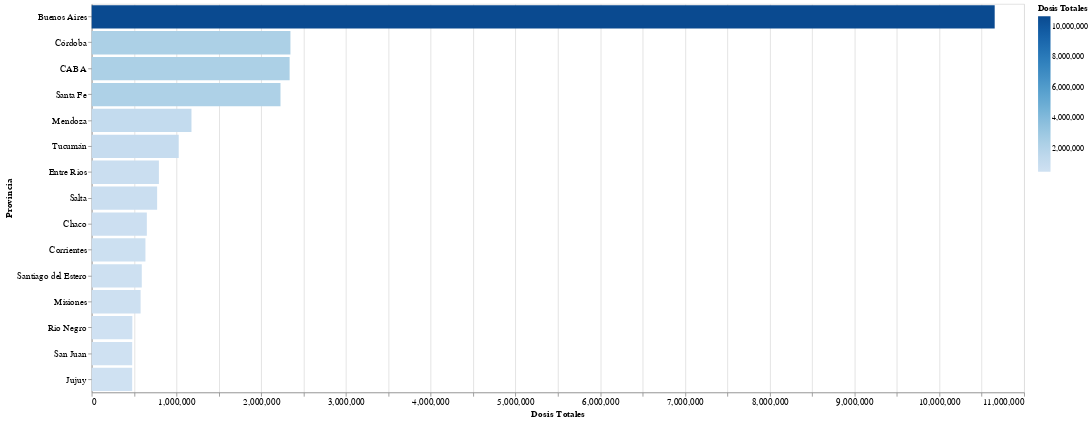

The code cell stored with this chart in its notebook:
### Code cell
rqst = requests.get("http://localhost:8000/datos/provincias/alldosis")
data = rqst.json()
df = pd.DataFrame(data)


alt.Chart(
    df,
).mark_bar().encode(
    x=alt.X('todas_las_dosis:Q',title='Dosis Totales'),
    y=alt.Y('jurisdiccion_nombre:N', sort='-x',title='Provincia'),
    color=alt.Color('todas_las_dosis:Q',title='Dosis Totales'),
    tooltip=[alt.Tooltip('todas_las_dosis', title='Dosis Totales')]

).transform_window(
    rank='rank(todas_las_dosis)',
    sort=[alt.SortField('todas_las_dosis', order='descending')]
).transform_filter(
    (alt.datum.rank < 16)
).properties(
    width=1200,
    height=500
).configure_axis(
    labelFontSize=12,
    titleFontSize=12
)

### Figure 1 — Vega-Lite specification as saved in the notebook (floating-point values rounded to 4 significant figures)
{"config": {"view": {"continuousWidth": 400, "continuousHeight": 300}, "axis": {"labelFontSize": 12, "titleFontSize": 12}}, "data": {"name": "data-04f29870e7170ac4b9006c8b370ad8e6"}, "mark": "bar", "encoding": {"color": {"type": "quantitative", "field": "todas_las_dosis", "title": "Dosis Totales"}, "tooltip": [{"type": "quantitative", "field": "todas_las_dosis", "title": "Dosis Totales"}], "x": {"type": "quantitative", "field": "todas_las_dosis", "title": "Dosis Totales"}, "y": {"type": "nominal", "field": "jurisdiccion_nombre", "sort": "-x", "title": "Provincia"}}, "height": 500, "transform": [{"window": [{"op": "rank", "field": "todas_las_dosis", "as": "rank"}], "sort": [{"field": "todas_las_dosis", "order": "descending"}]}, {"filter": "(datum.rank < 16)"}], "width": 1200, "$schema": "https://vega.github.io/schema/vega-lite/v4.8.1.json", "datasets": {"data-04f29870e7170ac4b9006c8b370ad8e6": [{"jurisdiccion_nombre": "Buenos Aires", "todas_las_dosis": 10653172}, {"jurisdiccion_nombre": "Córdoba", "todas_las_dosis": 2344609}, {"jurisdiccion_nombre": "CABA", "todas_las_dosis": 2335231}, {"jurisdiccion_nombre": "Santa Fe", "todas_las_dosis": 2227312}, {"jurisdiccion_nombre": "Mendoza", "todas_las_dosis": 1177183}, {"jurisdiccion_nombre": "Tucumán", "todas_las_dosis": 1026737}, {"jurisdiccion_nombre": "Entre Ríos", "todas_las_dosis": 793045}, {"jurisdiccion_nombre": "Salta", "todas_las_dosis": 772194}, {"jurisdiccion_nombre": "Chaco", "todas_las_dosis": 650621}, {"jurisdiccion_nombre": "Corrientes", "todas_las_dosis": 634171}, {"jurisdiccion_nombre": "Santiago del Estero", "todas_las_dosis": 590839}, {"jurisdiccion_nombre": "Misiones", "todas_las_dosis": 577141}, {"jurisdiccion_nombre": "Río Negro", "todas_las_dosis": 479678}, {"jurisdiccion_nombre": "San Juan", "todas_las_dosis": 477978}, {"jurisdiccion_nombre": "Jujuy", "todas_las_dosis": 477685}, {"jurisdiccion_nombre": "Neuquén", "todas_las_dosis": 461427}, {"jurisdiccion_nombre": "Formosa", "todas_las_dosis": 361023}, {"jurisdiccion_nombre": "Chubut", "todas_las_dosis": 360862}, {"jurisdiccion_nombre": "San Luis", "todas_las_dosis": 356325}, {"jurisdiccion_nombre": "La Pampa", "todas_las_dosis": 254981}, {"jurisdiccion_nombre": "La Rioja", "todas_las_dosis": 254347}, {"jurisdiccion_nombre": "Catamarca", "todas_las_dosis": 246345}, {"jurisdiccion_nombre": "Santa Cruz", "todas_las_dosis": 202814}, {"jurisdiccion_nombre": "Tierra del Fuego", "todas_las_dosis": 109508}]}}
